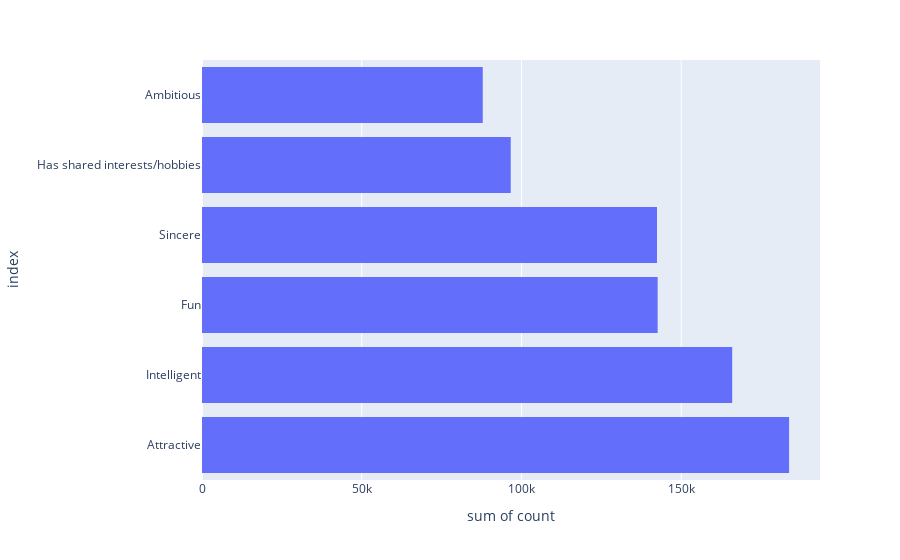

Notebook code cell kept with this figure:
### Code cell
list_search2 = df.loc[:, 'attr1_1' : 'shar1_1'].sum().sort_values(ascending=False).reset_index(name='count')
list_search2['index'] = list_search2['index'].map(quality)
px.histogram(list_search2, x= 'count', y='index')

### Figure 1 — Plotly figure (JSON) as saved in the notebook; plotly's stock layout.template omitted (floating-point values rounded to 4 significant figures)
{"data": [{"alignmentgroup": "True", "bingroup": "y", "histfunc": "sum", "hovertemplate": "sum of count=%{x}<br>index=%{y}<extra></extra>", "legendgroup": "", "marker": {"color": "#636efa", "pattern": {"shape": ""}}, "name": "", "offsetgroup": "", "orientation": "h", "showlegend": false, "type": "histogram", "x": [183800.0, 166000.0, 142600.0, 142400.0, 96640.0, 87890.0], "xaxis": "x", "y": ["Attractive", "Intelligent", "Fun", "Sincere", "Has shared interests/hobbies", "Ambitious"], "yaxis": "y"}], "layout": {"barmode": "relative", "legend": {"tracegroupgap": 0}, "margin": {"t": 60}, "xaxis": {"anchor": "y", "domain": [0, 1], "title": {"text": "sum of count"}}, "yaxis": {"anchor": "x", "domain": [0, 1], "title": {"text": "index"}}}}
